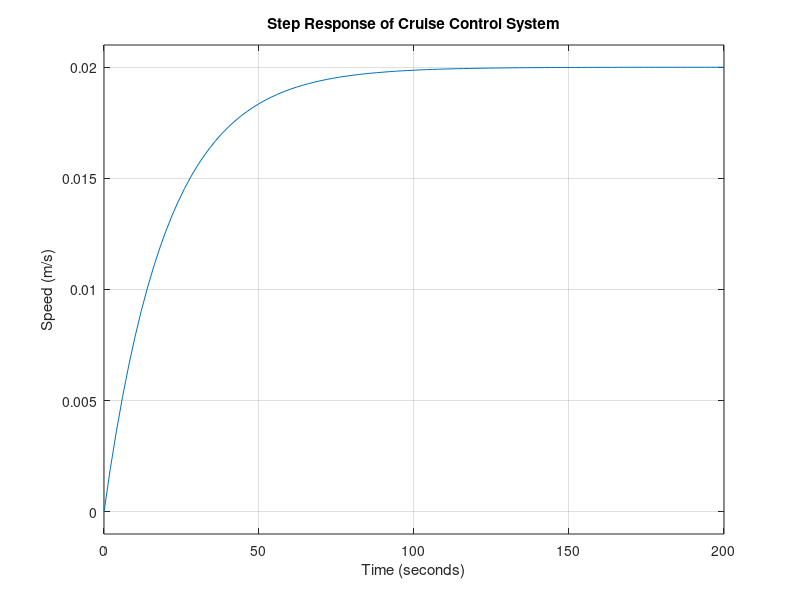

Source code (MATLAB):
% Cruise Control System Modeling

% Define parameters
m = 1000; % mass of the car (kg)
b = 50;   % damping coefficient (N·s/m)

% Define the transfer function variable
s = tf('s');

% Define the transfer function G(s) = 1 / (m*s + b)
G = 1 / (m*s + b);

% Display the transfer function
disp('Cruise Control Transfer Function:');
G

% Plot step response (simulate applying a constant force)
figure;
step(G);
title('Step Response of Cruise Control System');
xlabel('Time (seconds)');
ylabel('Speed (m/s)');
grid on;
